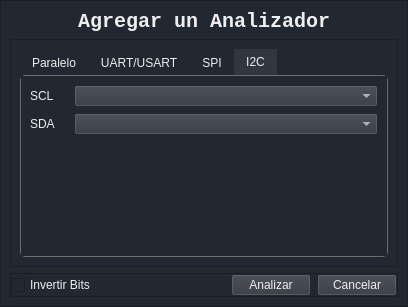
<?xml version="1.0" encoding="UTF-8"?>
<ui version="4.0">
 <class>mainWindow</class>
 <widget class="QMainWindow" name="mainWindow">
  <property name="geometry">
   <rect>
    <x>0</x>
    <y>0</y>
    <width>408</width>
    <height>291</height>
   </rect>
  </property>
  <property name="windowTitle">
   <string>Agregar Analizador</string>
  </property>
  <property name="styleSheet">
   <string notr="true">*{
	color: #EEEEEE;
	background-color: #222831;
	font: 9pt &quot;Consolas&quot;;
}
.QPushButton, .QComboBox, QDoubleSpinBox
{
	background-color: #31363F;
	color:#EEEEEE
}</string>
  </property>
  <widget class="QWidget" name="centralwidget">
   <layout class="QVBoxLayout" name="verticalLayout_2">
    <property name="spacing">
     <number>0</number>
    </property>
    <property name="leftMargin">
     <number>0</number>
    </property>
    <property name="topMargin">
     <number>0</number>
    </property>
    <property name="rightMargin">
     <number>0</number>
    </property>
    <property name="bottomMargin">
     <number>0</number>
    </property>
    <item>
     <widget class="QFrame" name="mainVerticalFrame">
      <property name="frameShape">
       <enum>QFrame::StyledPanel</enum>
      </property>
      <property name="frameShadow">
       <enum>QFrame::Raised</enum>
      </property>
      <layout class="QVBoxLayout" name="verticalLayout">
       <item>
        <widget class="QLabel" name="titleLabel">
         <property name="font">
          <font>
           <family>Consolas</family>
           <pointsize>15</pointsize>
           <italic>false</italic>
           <bold>true</bold>
          </font>
         </property>
         <property name="styleSheet">
          <string notr="true">QLabel
{
	font: 700 15pt &quot;Consolas&quot;;
}</string>
         </property>
         <property name="text">
          <string>Agregar un Analizador</string>
         </property>
         <property name="alignment">
          <set>Qt::AlignCenter</set>
         </property>
        </widget>
       </item>
       <item>
        <widget class="QFrame" name="centralHorizontalFrame">
         <property name="styleSheet">
          <string notr="true">QFrame#bitInterpretationFrame
{
border: 1px solid rgb(109, 109, 109);
border-radius: 5px;
}



</string>
         </property>
         <property name="frameShape">
          <enum>QFrame::StyledPanel</enum>
         </property>
         <property name="frameShadow">
          <enum>QFrame::Raised</enum>
         </property>
         <layout class="QHBoxLayout" name="horizontalLayout_2">
          <item>
           <widget class="QTabWidget" name="protocolAnalyzerWidget">
            <property name="styleSheet">
             <string notr="true">QTabBar::tab {
  background: #222831;

} 
QTabBar::tab:selected { 
  background: #31363F;
}
QTabWidget::pane
{
	border: 1px solid rgb(109, 109, 109);
	border-radius: 5px;
	background: #222831;
}



</string>
            </property>
            <property name="currentIndex">
             <number>3</number>
            </property>
            <widget class="QWidget" name="simpleBinaryTab">
             <attribute name="title">
              <string>Paralelo</string>
             </attribute>
             <layout class="QGridLayout" name="gridLayout">
              <item row="0" column="0" colspan="2">
               <widget class="QFrame" name="channelSelectionFrame">
                <property name="styleSheet">
                 <string notr="true">QCheckBox:disabled
{
	color: rgba(255, 255, 255, 90);
}</string>
                </property>
                <property name="frameShape">
                 <enum>QFrame::StyledPanel</enum>
                </property>
                <property name="frameShadow">
                 <enum>QFrame::Raised</enum>
                </property>
                <layout class="QHBoxLayout" name="horizontalLayout_14">
                 <property name="spacing">
                  <number>0</number>
                 </property>
                 <property name="leftMargin">
                  <number>0</number>
                 </property>
                 <property name="topMargin">
                  <number>0</number>
                 </property>
                 <property name="rightMargin">
                  <number>0</number>
                 </property>
                 <property name="bottomMargin">
                  <number>0</number>
                 </property>
                 <item>
                  <widget class="QLabel" name="channelSelectionLabel">
                   <property name="minimumSize">
                    <size>
                     <width>0</width>
                     <height>20</height>
                    </size>
                   </property>
                   <property name="maximumSize">
                    <size>
                     <width>16777215</width>
                     <height>20</height>
                    </size>
                   </property>
                   <property name="font">
                    <font>
                     <family>Consolas</family>
                     <pointsize>9</pointsize>
                     <italic>false</italic>
                     <bold>false</bold>
                    </font>
                   </property>
                   <property name="styleSheet">
                    <string notr="true">*{padding-right: 5px;}</string>
                   </property>
                   <property name="text">
                    <string>Canales:</string>
                   </property>
                   <property name="wordWrap">
                    <bool>false</bool>
                   </property>
                  </widget>
                 </item>
                 <item>
                  <widget class="QCheckBox" name="channel1CheckBox">
                   <property name="text">
                    <string>1</string>
                   </property>
                   <property name="checked">
                    <bool>true</bool>
                   </property>
                  </widget>
                 </item>
                 <item>
                  <widget class="QCheckBox" name="channel2CheckBox">
                   <property name="text">
                    <string>2</string>
                   </property>
                   <property name="checked">
                    <bool>true</bool>
                   </property>
                  </widget>
                 </item>
                 <item>
                  <widget class="QCheckBox" name="channel3CheckBox">
                   <property name="text">
                    <string>3</string>
                   </property>
                   <property name="checked">
                    <bool>true</bool>
                   </property>
                  </widget>
                 </item>
                 <item>
                  <widget class="QCheckBox" name="channel4CheckBox">
                   <property name="text">
                    <string>4</string>
                   </property>
                   <property name="checked">
                    <bool>true</bool>
                   </property>
                  </widget>
                 </item>
                 <item>
                  <widget class="QCheckBox" name="channel5CheckBox">
                   <property name="text">
                    <string>5</string>
                   </property>
                   <property name="checked">
                    <bool>true</bool>
                   </property>
                  </widget>
                 </item>
                 <item>
                  <widget class="QCheckBox" name="channel6CheckBox">
                   <property name="text">
                    <string>6</string>
                   </property>
                   <property name="checked">
                    <bool>true</bool>
                   </property>
                  </widget>
                 </item>
                 <item>
                  <widget class="QCheckBox" name="channel7CheckBox">
                   <property name="text">
                    <string>7</string>
                   </property>
                   <property name="checked">
                    <bool>true</bool>
                   </property>
                  </widget>
                 </item>
                 <item>
                  <widget class="QCheckBox" name="channel8CheckBox">
                   <property name="text">
                    <string>8</string>
                   </property>
                   <property name="checked">
                    <bool>true</bool>
                   </property>
                  </widget>
                 </item>
                </layout>
               </widget>
              </item>
             </layout>
            </widget>
            <widget class="QWidget" name="UARTTab">
             <attribute name="title">
              <string>UART/USART</string>
             </attribute>
             <layout class="QFormLayout" name="formLayout_3">
              <item row="0" column="0">
               <widget class="QLabel" name="baudRateLabel">
                <property name="text">
                 <string>Baud Rate</string>
                </property>
               </widget>
              </item>
              <item row="0" column="1">
               <widget class="QComboBox" name="baudRateComboBox">
                <property name="currentText">
                 <string>9600</string>
                </property>
                <property name="currentIndex">
                 <number>4</number>
                </property>
                <item>
                 <property name="text">
                  <string>300</string>
                 </property>
                </item>
                <item>
                 <property name="text">
                  <string>1200</string>
                 </property>
                </item>
                <item>
                 <property name="text">
                  <string>2400</string>
                 </property>
                </item>
                <item>
                 <property name="text">
                  <string>4800</string>
                 </property>
                </item>
                <item>
                 <property name="text">
                  <string>9600</string>
                 </property>
                </item>
                <item>
                 <property name="text">
                  <string>19200</string>
                 </property>
                </item>
                <item>
                 <property name="text">
                  <string>38400</string>
                 </property>
                </item>
                <item>
                 <property name="text">
                  <string>57600</string>
                 </property>
                </item>
                <item>
                 <property name="text">
                  <string>115200</string>
                 </property>
                </item>
                <item>
                 <property name="text">
                  <string>230400</string>
                 </property>
                </item>
                <item>
                 <property name="text">
                  <string>250000</string>
                 </property>
                </item>
               </widget>
              </item>
              <item row="1" column="0">
               <widget class="QLabel" name="dataBitsLabel">
                <property name="text">
                 <string>Bits de Datos</string>
                </property>
               </widget>
              </item>
              <item row="1" column="1">
               <widget class="QComboBox" name="dataBitsComboBox">
                <property name="currentIndex">
                 <number>3</number>
                </property>
                <item>
                 <property name="text">
                  <string>5</string>
                 </property>
                </item>
                <item>
                 <property name="text">
                  <string>6</string>
                 </property>
                </item>
                <item>
                 <property name="text">
                  <string>7</string>
                 </property>
                </item>
                <item>
                 <property name="text">
                  <string>8</string>
                 </property>
                </item>
                <item>
                 <property name="text">
                  <string>9</string>
                 </property>
                </item>
               </widget>
              </item>
              <item row="2" column="0">
               <widget class="QLabel" name="parityBitsLabel">
                <property name="text">
                 <string>Bits de Paridad</string>
                </property>
               </widget>
              </item>
              <item row="2" column="1">
               <widget class="QComboBox" name="parityBitComboBox">
                <item>
                 <property name="text">
                  <string>Ninguno</string>
                 </property>
                </item>
                <item>
                 <property name="text">
                  <string>Par</string>
                 </property>
                </item>
                <item>
                 <property name="text">
                  <string>Impar</string>
                 </property>
                </item>
               </widget>
              </item>
              <item row="3" column="0">
               <widget class="QLabel" name="stopBitsLabel">
                <property name="text">
                 <string>Bits de Stop</string>
                </property>
               </widget>
              </item>
              <item row="3" column="1">
               <widget class="QComboBox" name="stopBitsComboBox">
                <item>
                 <property name="text">
                  <string>1</string>
                 </property>
                </item>
                <item>
                 <property name="text">
                  <string>2</string>
                 </property>
                </item>
               </widget>
              </item>
              <item row="4" column="0">
               <widget class="QLabel" name="txLineLabel">
                <property name="text">
                 <string>Transmisor</string>
                </property>
               </widget>
              </item>
              <item row="4" column="1">
               <widget class="QComboBox" name="txLineComboBox"/>
              </item>
             </layout>
            </widget>
            <widget class="QWidget" name="SPITab">
             <attribute name="title">
              <string>SPI</string>
             </attribute>
             <layout class="QFormLayout" name="formLayout">
              <item row="0" column="0">
               <widget class="QLabel" name="SCKLabel">
                <property name="text">
                 <string>Clock</string>
                </property>
               </widget>
              </item>
              <item row="0" column="1">
               <widget class="QComboBox" name="SCKComboBox"/>
              </item>
              <item row="1" column="1">
               <widget class="QComboBox" name="SPIModeComboBox">
                <item>
                 <property name="text">
                  <string>Pol 0, Fase 0 </string>
                 </property>
                </item>
                <item>
                 <property name="text">
                  <string>Pol 0, Fase 1</string>
                 </property>
                </item>
                <item>
                 <property name="text">
                  <string>Pol 1, Fase 0</string>
                 </property>
                </item>
                <item>
                 <property name="text">
                  <string>Pol 1, Fase 1</string>
                 </property>
                </item>
               </widget>
              </item>
              <item row="2" column="0">
               <widget class="QLabel" name="MOSILabel">
                <property name="text">
                 <string>Master Out/Slave In</string>
                </property>
               </widget>
              </item>
              <item row="2" column="1">
               <widget class="QComboBox" name="MOSIComboBox"/>
              </item>
              <item row="3" column="0">
               <widget class="QLabel" name="MISOLabel">
                <property name="text">
                 <string>Master In/Slave Out</string>
                </property>
               </widget>
              </item>
              <item row="3" column="1">
               <widget class="QComboBox" name="MISOComboBox"/>
              </item>
              <item row="4" column="0">
               <widget class="QLabel" name="CSLabel">
                <property name="text">
                 <string>Chip Select</string>
                </property>
               </widget>
              </item>
              <item row="4" column="1">
               <widget class="QComboBox" name="CSComboBox">
                <property name="styleSheet">
                 <string notr="true">QComboBox:!enabled{
    color: rgba(238, 238, 238, 127);
}
</string>
                </property>
               </widget>
              </item>
              <item row="5" column="1">
               <widget class="QCheckBox" name="ignoreCSCheckBox">
                <property name="text">
                 <string>Ignorar Chip Select</string>
                </property>
               </widget>
              </item>
             </layout>
            </widget>
            <widget class="QWidget" name="I2CTab">
             <property name="styleSheet">
              <string notr="true"/>
             </property>
             <attribute name="title">
              <string>I2C</string>
             </attribute>
             <layout class="QFormLayout" name="formLayout_2">
              <item row="0" column="0">
               <widget class="QLabel" name="SCLLabel">
                <property name="sizePolicy">
                 <sizepolicy hsizetype="Fixed" vsizetype="Preferred">
                  <horstretch>0</horstretch>
                  <verstretch>0</verstretch>
                 </sizepolicy>
                </property>
                <property name="minimumSize">
                 <size>
                  <width>0</width>
                  <height>0</height>
                 </size>
                </property>
                <property name="text">
                 <string>SCL    </string>
                </property>
                <property name="alignment">
                 <set>Qt::AlignLeading|Qt::AlignLeft|Qt::AlignVCenter</set>
                </property>
               </widget>
              </item>
              <item row="0" column="1">
               <widget class="QComboBox" name="SCLComboBox">
                <property name="sizePolicy">
                 <sizepolicy hsizetype="Expanding" vsizetype="Fixed">
                  <horstretch>0</horstretch>
                  <verstretch>0</verstretch>
                 </sizepolicy>
                </property>
                <property name="minimumSize">
                 <size>
                  <width>100</width>
                  <height>0</height>
                 </size>
                </property>
               </widget>
              </item>
              <item row="1" column="0">
               <widget class="QLabel" name="SDALabel">
                <property name="sizePolicy">
                 <sizepolicy hsizetype="Fixed" vsizetype="Preferred">
                  <horstretch>0</horstretch>
                  <verstretch>0</verstretch>
                 </sizepolicy>
                </property>
                <property name="minimumSize">
                 <size>
                  <width>0</width>
                  <height>0</height>
                 </size>
                </property>
                <property name="text">
                 <string>SDA    </string>
                </property>
                <property name="alignment">
                 <set>Qt::AlignLeading|Qt::AlignLeft|Qt::AlignVCenter</set>
                </property>
               </widget>
              </item>
              <item row="1" column="1">
               <widget class="QComboBox" name="SDAComboBox">
                <property name="sizePolicy">
                 <sizepolicy hsizetype="Expanding" vsizetype="Fixed">
                  <horstretch>0</horstretch>
                  <verstretch>0</verstretch>
                 </sizepolicy>
                </property>
                <property name="minimumSize">
                 <size>
                  <width>100</width>
                  <height>0</height>
                 </size>
                </property>
               </widget>
              </item>
             </layout>
            </widget>
           </widget>
          </item>
         </layout>
        </widget>
       </item>
       <item>
        <widget class="QFrame" name="pushButtonFrame">
         <property name="frameShape">
          <enum>QFrame::StyledPanel</enum>
         </property>
         <property name="frameShadow">
          <enum>QFrame::Raised</enum>
         </property>
         <layout class="QHBoxLayout" name="horizontalLayout">
          <property name="leftMargin">
           <number>0</number>
          </property>
          <property name="topMargin">
           <number>0</number>
          </property>
          <property name="rightMargin">
           <number>0</number>
          </property>
          <property name="bottomMargin">
           <number>0</number>
          </property>
          <item>
           <widget class="QCheckBox" name="flipMessageBits">
            <property name="text">
             <string>Invertir Bits</string>
            </property>
           </widget>
          </item>
          <item>
           <spacer name="horizontalSpacer">
            <property name="orientation">
             <enum>Qt::Horizontal</enum>
            </property>
            <property name="sizeHint" stdset="0">
             <size>
              <width>40</width>
              <height>20</height>
             </size>
            </property>
           </spacer>
          </item>
          <item>
           <widget class="QPushButton" name="analyzePushButton">
            <property name="text">
             <string>Analizar</string>
            </property>
           </widget>
          </item>
          <item>
           <widget class="QPushButton" name="cancelPushButton">
            <property name="text">
             <string>Cancelar</string>
            </property>
           </widget>
          </item>
         </layout>
        </widget>
       </item>
      </layout>
     </widget>
    </item>
   </layout>
  </widget>
 </widget>
 <resources/>
 <connections/>
</ui>
